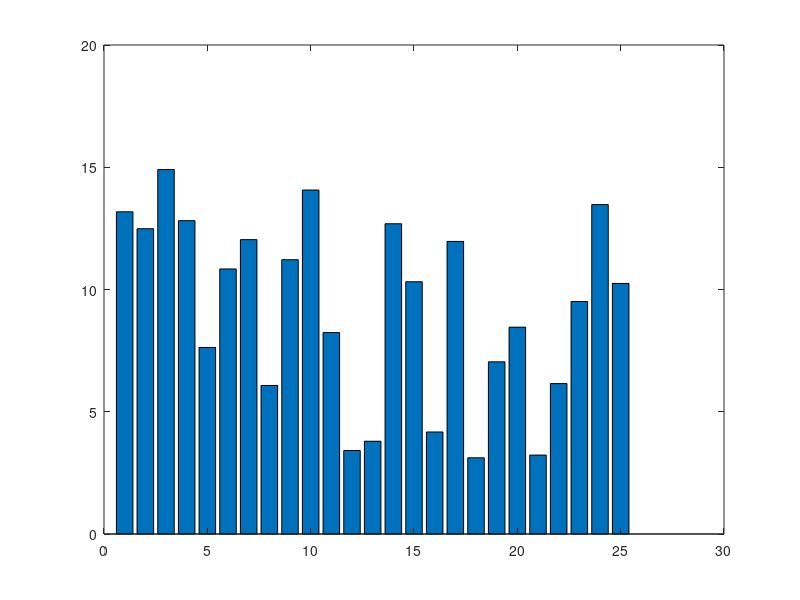

This figure's MATLAB source: (Note: this script raises an error after producing the figure.)
% demo7
X=randi([2,15],[1,25])+rand([1,25]);
b=bar(X);

CMap=slanCM('hsv');
b.FaceColor='flat';
b.CData=slanCM(188,length(b.XData));
% 42 56 63 100 133 187 188

% 修饰一下
ax=gca;hold on;grid on
ax.DataAspectRatio=[1,1,1];
ax.LineWidth=1.2;
ax.XMinorTick='on';
ax.YMinorTick='on';
ax.ZMinorTick='on';
ax.GridLineStyle=':';
